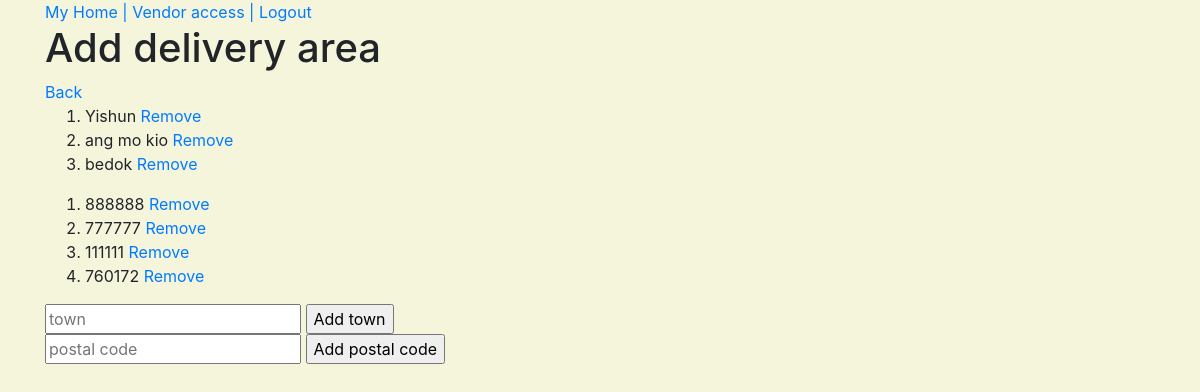
Before: /vendor/profiles/2/delivery_area (signed in) with the older database file.
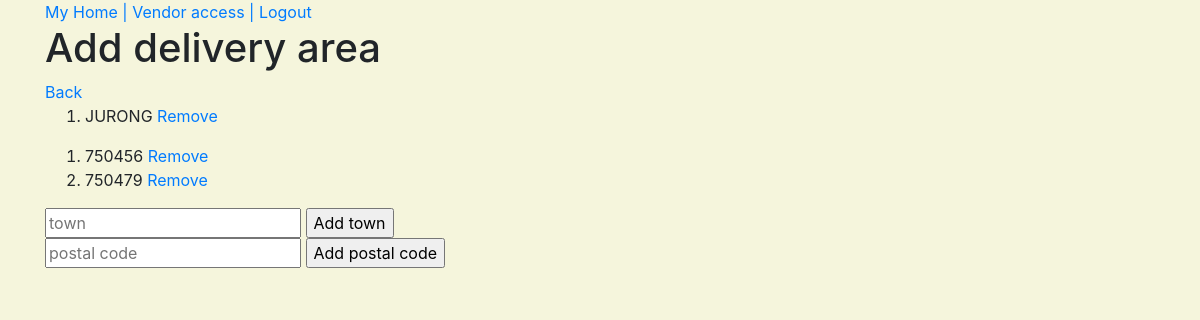
After: the same page with the newer database file.
### vendor/models.py (models this page shows)
class VendorDeliveryTown(models.Model):
    town = models.CharField( max_length=100, null=False, blank=False)
    def __str__(self):
        return str(self.town)

class VendorDeliveryPostal(models.Model):
    postal_code = models.PositiveIntegerField( null=False, blank=False)
    def __str__(self):
        return str(self.postal_code)

### vendor/views.py (the view)
# urls.py: path('profiles/<vendor_profile_id>/delivery_area', vendor.views.create_delivery_area, name='create_delivery_area_route'),
def create_delivery_area(request, vendor_profile_id):
    if request.method == "POST":
        vendor_object = get_object_or_404(Vendor, pk=vendor_profile_id)
        try:
            town = request.POST["town"].upper()
            existing_town_number = VendorDeliveryTown.objects.filter(town=town).count()  # check if town already exist in VendorDeliveryTown table(0 means not exist yet)
            if existing_town_number == 0:
                f = VendorDeliveryTown.objects.create(town=town)  # create a new town object in VendorDeliveryTown table
                vendor_object.vendordeliverytown.add(f)  # add the town object into Vendor table's town manytomany field
            else:
                vendor_filter_by_town = Vendor.objects.filter(id=vendor_profile_id).filter(vendordeliverytown__town=town)
                if vendor_filter_by_town:
                    messages.warning(request, "Town already exists.")
                else:
                    existing_town_object = get_object_or_404(VendorDeliveryTown, town=town)
                    vendor_object.vendordeliverytown.add(existing_town_object)
        except:
            postal = request.POST["postal"]
            existing_postal = VendorDeliveryPostal.objects.filter(postal_code=postal).count()
            if existing_postal == 0:
                f = VendorDeliveryPostal.objects.create(postal_code=postal)
                vendor_object.vendordeliverypostal.add(f)
            else:
                vendor_filter_by_postal = Vendor.objects.filter(id=vendor_profile_id).filter(vendordeliverypostal__postal_code=postal)
                if vendor_filter_by_postal:
                    messages.warning(request, "Postal code already exists.")
                else:
                    existing_postal_object = get_object_or_404(VendorDeliveryPostal, postal_code=postal)
                    vendor_object.vendordeliverypostal.add(existing_postal_object)
        return redirect(reverse(create_delivery_area, kwargs={'vendor_profile_id': vendor_profile_id}))
    else:
        vendor_object = get_object_or_404(Vendor, pk=vendor_profile_id)
        towns = VendorDeliveryTown.objects.filter(vendor=vendor_object)
        postals = VendorDeliveryPostal.objects.filter(vendor=vendor_object)
        return render(request, "vendor/vendor_delivery_area.html", {
            "towns": towns,
            "postals": postals,
            "vendor_profile_id": vendor_profile_id
        })

### vendor/templates/vendor/vendor_delivery_area.html (shortened to what this page needs)
{% extends 'base_template.html' %}
{%block content%}
<h1> Add delivery area </h1>
<a href="{% url 'view_vendor_profiles_route' %}"> Back </a>
<ol>
{%for i in towns %}
 <li>{{i}} <a href="{% url 'remove_town_vendor_route' town_vendor_id=i.id vendor_profile_id=vendor_profile_id %}">Remove</a> </li>
{%endfor%}
</ol>
<ol>
{%for i in postals %}
 <li>{{i}} <a href="{% url 'remove_postal_vendor_route' postal_vendor_id=i.id vendor_profile_id=vendor_profile_id %}">Remove</a></li>
{%endfor%}
</ol>
<form method="POST">
    <input type="text" placeholder="town" name="town">
    <input type="submit" value="Add town">
</form>
<form method="POST">
    <input type="text" placeholder="postal code" name="postal">
    <input type="submit" value="Add postal code">
</form>
{%endblock%}

Changed rows visible on the page:
removed VendorDeliveryTown: town "Yishun"
removed VendorDeliveryTown: town "ang mo kio"
removed VendorDeliveryTown: town "bedok"
removed VendorDeliveryPostal: postal_code "888888"
removed VendorDeliveryPostal: postal_code "777777"
removed VendorDeliveryPostal: postal_code "111111"
removed VendorDeliveryPostal: postal_code "760172"
added VendorDeliveryTown: town "JURONG"
added VendorDeliveryPostal: postal_code "750456"
added VendorDeliveryPostal: postal_code "750479"
